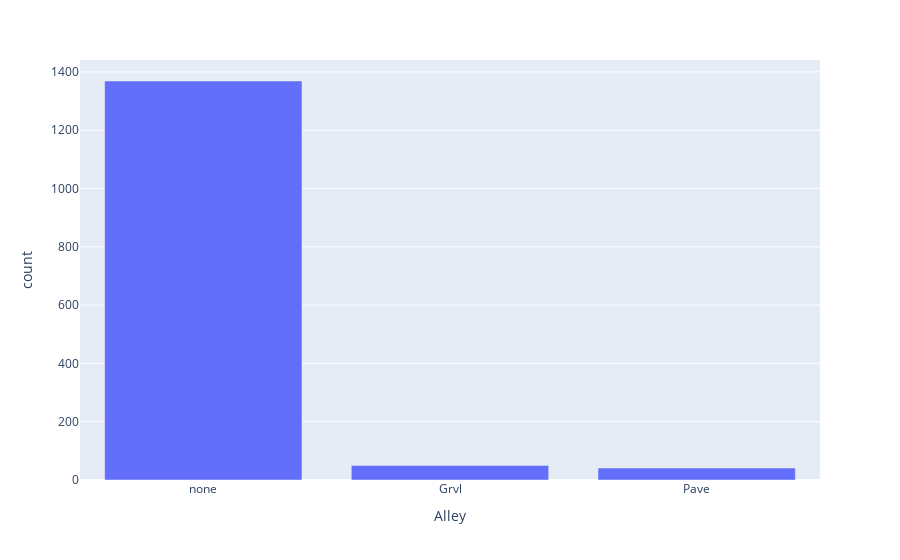

The cell this chart's notebook holds for it:
### Code cell
# Groupement et tri des données
alley_counts=datasetR['Alley'].value_counts()
alley_counts
# Conversion en DataFrame pour Plotly Express
alley_counts_df=alley_counts.reset_index()
alley_counts_df
# Création du barplot avec Plotly Express
fig=px.bar(alley_counts_df,x='Alley',y='count')
fig.show()
# Affichage du graphique

# Affichage des informations
num_categories=len(alley_counts)
percentage_value1=alley_counts.iloc[0]/len(datasetR)*100

print(num_categories)
print(percentage_value1)

### Figure 1 — Plotly figure (JSON) as saved in the notebook; plotly's stock layout.template omitted (floating-point values rounded to 4 significant figures)
{"data": [{"alignmentgroup": "True", "hovertemplate": "Alley=%{x}<br>count=%{y}<extra></extra>", "legendgroup": "", "marker": {"color": "#636efa", "pattern": {"shape": ""}}, "name": "", "offsetgroup": "", "orientation": "v", "showlegend": false, "textposition": "auto", "type": "bar", "x": ["none", "Grvl", "Pave"], "xaxis": "x", "y": [1369, 50, 41], "yaxis": "y"}], "layout": {"autosize": true, "barmode": "relative", "legend": {"tracegroupgap": 0}, "margin": {"t": 60}, "xaxis": {"anchor": "y", "autorange": true, "domain": [0, 1], "range": [-0.5, 2.5], "title": {"text": "Alley"}, "type": "category"}, "yaxis": {"anchor": "x", "autorange": true, "domain": [0, 1], "range": [0, 1441.0], "title": {"text": "count"}, "type": "linear"}}}
